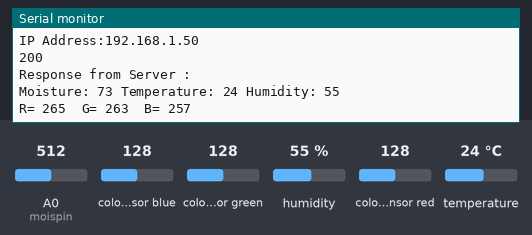
The sketch below on a simulated ESP8266 (NodeMCU). Parts: the last lines printed to the serial monitor. Wiring (inferred from the names in the program): TCS3200 colour sensor: output GPIO 12; S2 GPIO 15; S3 GPIO 13; S0 GPIO 4; S1 GPIO 5. Inputs (shaded band) come from the test bench; at power-on: colour sensor blue 128, humidity 55 %, A0 (moispin) = 512, colour sensor green 128, temperature 24 °C, colour sensor red 128. WiFi joins after 1.5 s; servers stay silent unless stated; uploads are accepted with an empty reply.

Above: at 2.7 s.
2.8 s: colour sensor blue set to 5
4.3 s: humidity set to 22 %
5.8 s: A0 (moispin) set to 716
At 7.2 s:
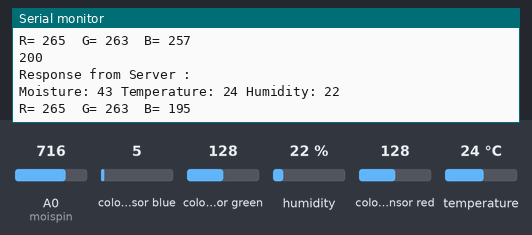
7.3 s: colour sensor green set to 5
8.8 s: temperature set to 12 °C
10.3 s: colour sensor red set to 5
At 12.6 s:
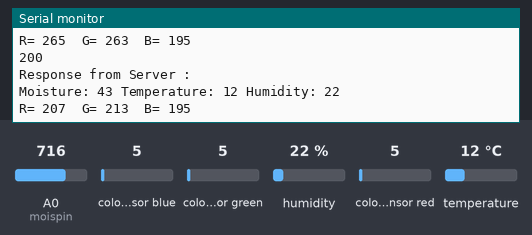

The sketch:

sketch_may06a.ino
```cpp
#include <SimpleDHT.h>
#include<ESP8266WiFi.h>
#include<ESP8266WebServer.h>
#include<ESP8266HTTPClient.h>
#include<stdio.h>
//Declarations for Color Sensor
#define S0 4
#define S1 5
#define S2 15
#define S3 13
#define sensorOut 12
int fRed = 0;
int fBlue = 0;
int fGreen = 0;

//Color Sensor Declaration Ends

//TMH declarations
 int percent=0;
 int tempType=0;
 int humType=0;

//WiFi Config Declarations
const char *ssid = "AndroidAP";
const char *pass = "wjwp8170";

//Declaring Request Body
char reqBody[100];

ESP8266WebServer server;
int moispin = A0; //PIN for taking in moisture values
int humTempPin = 16; //PIN for taking in Humidity and Temperature values
SimpleDHT11 dht11(humTempPin); //Instantiate Oject


int moisvalue=0;
byte temperature = 0;
byte humidity = 0;

void setup()
{
  Serial.begin(115200);
  //ColorSensor

  //Configuring WiFi
   WiFi.begin(ssid,pass);
   while(WiFi.status()!=WL_CONNECTED)
  {
     Serial.print("."); //If connection is established print this line
    delay(500);
  }
  Serial.println("");
  Serial.print("IP Address:");
  Serial.print(WiFi.localIP());
  Serial.println("");

  pinMode(S0, OUTPUT);
  pinMode(S1, OUTPUT);
  pinMode(S2, OUTPUT);
  pinMode(S3, OUTPUT);
  pinMode(sensorOut, INPUT);

  // Setting frequency-scaling to 20%
  digitalWrite(S0,HIGH);
  digitalWrite(S1,LOW);

  //Color Sensor


  pinMode(moispin,INPUT);//declaring moisture pin to take inputs


}

void loop() {

  //POST METHODS
  server.handleClient();
  if(WiFi.status()==WL_CONNECTED) //Check WiFi connection status
  {

     //Color Sensor Properties
     // Setting red filtered photodiodes to be read
  digitalWrite(S2,LOW);
  digitalWrite(S3,LOW);

  // Setting red filtered photodiodes to be read
  digitalWrite(S2,LOW);
  digitalWrite(S3,LOW);
  // Reading the output frequency
  fRed = pulseIn(sensorOut, LOW);
  //Remaping the value of the frequency to the RGB Model of 0 to 255
  fRed = map(fRed, 68,800,255,0);


  // Setting Green filtered photodiodes to be read
  digitalWrite(S2,HIGH);
  digitalWrite(S3,HIGH);
  // Reading the output frequency
  fGreen = pulseIn(sensorOut, LOW);
  //Remaping the value of the frequency to the RGB Model of 0 to 255
  fGreen = map(fGreen, 65,920,255,0);


  // Setting Blue filtered photodiodes to be read
  digitalWrite(S2,LOW);
  digitalWrite(S3,HIGH);
  // Reading the output frequency
  fBlue = pulseIn(sensorOut, LOW);
  //Remaping the value of the frequency to the RGB Model of 0 to 255
  fBlue = map(fBlue, 45,730,255,0);


     // start working...
     // read without samples.
    int err = SimpleDHTErrSuccess;
    if ((err = dht11.read(&temperature, &humidity, NULL)) != SimpleDHTErrSuccess)
    {
      Serial.print("Read DHT11 failed, err="); Serial.println(err);delay(1000);
      return;
    }
    //PERFORM TYPECONVERSION ON HUM AND TEMP VALUES
    tempType=(int)temperature;
    humType=(int)humidity;

    moisvalue = analogRead(moispin);
    percent=convertToPercent(moisvalue);

    HTTPClient http; //declare object of class HTTPClient
    http.begin("http://immense-gorge-30611.herokuapp.com//updateStatus");      //Specify request destination
    http.addHeader("Content-Type", "application/x-www-form-urlencoded");  //Specify content-type header

    sprintf(reqBody, "moisData=%d&tempData=%d&humData=%d&red=%d&blue=%d&green=%d",percent,tempType,humType,fRed,fBlue,fGreen);
    //Serial.print("Resquest URL");
    //Serial.print(reqBody);
    //Serial.println();

    int httpCode = http.POST(reqBody);   //Send the request
    String payload = http.getString();                  //Get the response payload

    Serial.println(httpCode);   //Print HTTP return code
    Serial.print("Response from Server :"+payload);    //Print request response payload
    Serial.println();
    Serial.print("Moisture: ");Serial.print(percent);
    Serial.print(" Temperature: ");Serial.print(tempType);
    Serial.print(" Humidity: ");Serial.print(humType);
      Serial.println("");
  Serial.print("R= ");
  Serial.print(fRed);
  Serial.print("  ");
  Serial.print("G= ");
  Serial.print(fGreen);
  Serial.print("  ");
  Serial.print("B= ");
  Serial.print(fBlue);
  Serial.println("  ");

     http.end();  //Close connection
  }
    else
     {
      Serial.println("Error in WiFi Connection");
    }

  // DHT11 sampling rate is 1HZ.
  delay(5000);


}


//Other Functions
int convertToPercent(int value)
{
  int percentValue = 0;
  percentValue = map(value, 1024, 330, 0, 100);
  return percentValue;
}
```

Measured:
- after the input at 5.8 s, the serial monitor: prints a new line after 1.2 s (image 1)
- after the input at 10.3 s, the serial monitor: prints a new line after 1.9 s (image 2)
